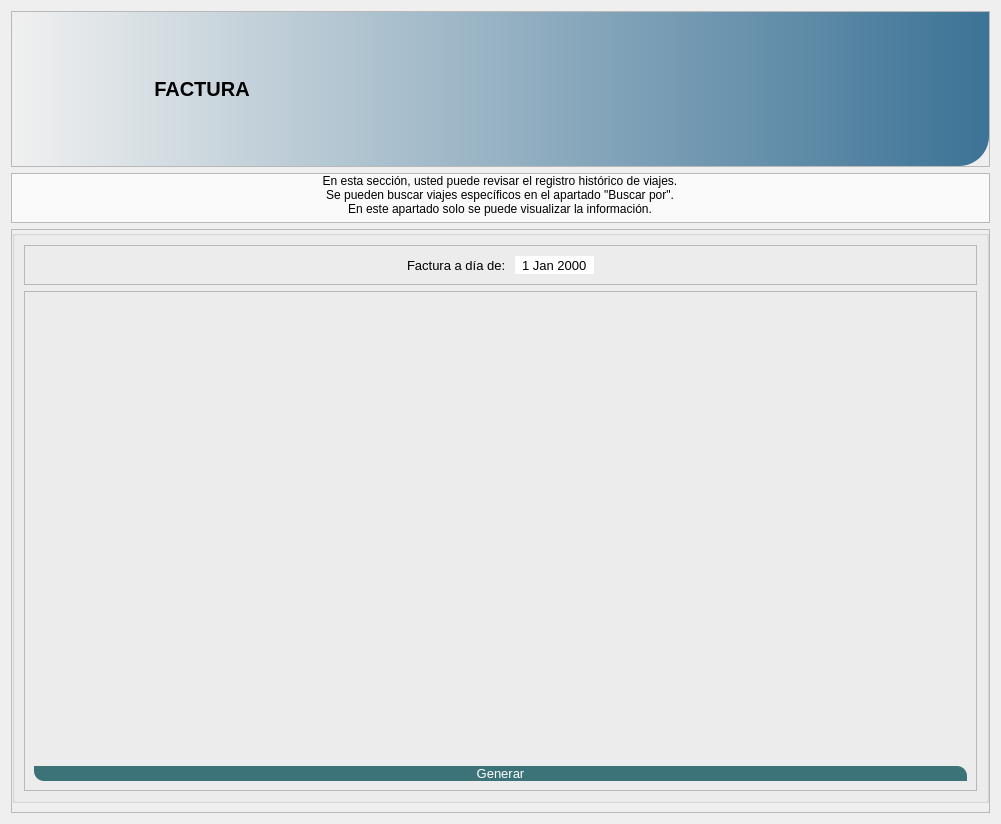
                <widget class="QWidget" name="pg_factura_2">
                 <layout class="QVBoxLayout" name="verticalLayout_56">
                  <item>
                   <widget class="QFrame" name="frame_77">
                    <property name="minimumSize">
                     <size>
                      <width>0</width>
                      <height>156</height>
                     </size>
                    </property>
                    <property name="maximumSize">
                     <size>
                      <width>16777215</width>
                      <height>156</height>
                     </size>
                    </property>
                    <property name="frameShape">
                     <enum>QFrame::StyledPanel</enum>
                    </property>
                    <property name="frameShadow">
                     <enum>QFrame::Raised</enum>
                    </property>
                    <layout class="QVBoxLayout" name="verticalLayout_57">
                     <property name="spacing">
                      <number>0</number>
                     </property>
                     <property name="leftMargin">
                      <number>0</number>
                     </property>
                     <property name="topMargin">
                      <number>0</number>
                     </property>
                     <property name="rightMargin">
                      <number>0</number>
                     </property>
                     <property name="bottomMargin">
                      <number>0</number>
                     </property>
                     <item>
                      <widget class="QGroupBox" name="groupBox_49">
                       <property name="maximumSize">
                        <size>
                         <width>16777215</width>
                         <height>156</height>
                        </size>
                       </property>
                       <property name="font">
                        <font>
                         <family>Arial</family>
                         <pointsize>12</pointsize>
                         <weight>75</weight>
                         <bold>true</bold>
                        </font>
                       </property>
                       <property name="styleSheet">
                        <string notr="true">background-color: qlineargradient(spread:pad, x1:0, y1:0, x2:1, y2:0, stop:0 rgba(240, 240, 240, 255), stop:1 rgba(60, 115, 150, 255));
border-top-left-radius:30px;
 border-bottom-right-radius:30px;
</string>
                       </property>
                       <property name="title">
                        <string/>
                       </property>
                       <layout class="QHBoxLayout" name="horizontalLayout_41">
                        <item>
                         <widget class="QLabel" name="label_122">
                          <property name="minimumSize">
                           <size>
                            <width>100</width>
                            <height>100</height>
                           </size>
                          </property>
                          <property name="maximumSize">
                           <size>
                            <width>100</width>
                            <height>100</height>
                           </size>
                          </property>
                          <property name="styleSheet">
                           <string notr="true">background-color: rgba(0, 0, 0, 0);</string>
                          </property>
                          <property name="text">
                           <string/>
                          </property>
                          <property name="pixmap">
                           <pixmap>images/7385193.png</pixmap>
                          </property>
                          <property name="scaledContents">
                           <bool>true</bool>
                          </property>
                         </widget>
                        </item>
                        <item>
                         <widget class="QLabel" name="label_123">
                          <property name="minimumSize">
                           <size>
                            <width>150</width>
                            <height>0</height>
                           </size>
                          </property>
                          <property name="maximumSize">
                           <size>
                            <width>81</width>
                            <height>31</height>
                           </size>
                          </property>
                          <property name="font">
                           <font>
                            <pointsize>15</pointsize>
                            <weight>75</weight>
                            <bold>true</bold>
                           </font>
                          </property>
                          <property name="autoFillBackground">
                           <bool>false</bool>
                          </property>
                          <property name="styleSheet">
                           <string notr="true">background-color: rgba(0, 0, 0, 0);
color: rgb(0, 0, 0);</string>
                          </property>
                          <property name="text">
                           <string>FACTURA</string>
                          </property>
                          <property name="alignment">
                           <set>Qt::AlignCenter</set>
                          </property>
                         </widget>
                        </item>
                        <item>
                         <spacer name="horizontalSpacer_55">
                          <property name="orientation">
                           <enum>Qt::Horizontal</enum>
                          </property>
                          <property name="sizeHint" stdset="0">
                           <size>
                            <width>607</width>
                            <height>20</height>
                           </size>
                          </property>
                         </spacer>
                        </item>
                        <item>
                         <widget class="QLabel" name="label_124">
                          <property name="sizePolicy">
                           <sizepolicy hsizetype="Expanding" vsizetype="Expanding">
                            <horstretch>0</horstretch>
                            <verstretch>0</verstretch>
                           </sizepolicy>
                          </property>
                          <property name="minimumSize">
                           <size>
                            <width>90</width>
                            <height>90</height>
                           </size>
                          </property>
                          <property name="maximumSize">
                           <size>
                            <width>90</width>
                            <height>90</height>
                           </size>
                          </property>
                          <property name="styleSheet">
                           <string notr="true">background-color: rgba(0, 0, 0,0);</string>
                          </property>
                          <property name="text">
                           <string/>
                          </property>
                          <property name="pixmap">
                           <pixmap>images/3997635.png</pixmap>
                          </property>
                          <property name="scaledContents">
                           <bool>true</bool>
                          </property>
                          <property name="alignment">
                           <set>Qt::AlignCenter</set>
                          </property>
                         </widget>
                        </item>
                       </layout>
                      </widget>
                     </item>
                    </layout>
                   </widget>
                  </item>
                  <item>
                   <widget class="QFrame" name="frame_78">
                    <property name="maximumSize">
                     <size>
                      <width>16777215</width>
                      <height>90</height>
                     </size>
                    </property>
                    <property name="frameShape">
                     <enum>QFrame::StyledPanel</enum>
                    </property>
                    <property name="frameShadow">
                     <enum>QFrame::Raised</enum>
                    </property>
                    <layout class="QGridLayout" name="gridLayout_57">
                     <property name="leftMargin">
                      <number>0</number>
                     </property>
                     <property name="topMargin">
                      <number>0</number>
                     </property>
                     <property name="rightMargin">
                      <number>0</number>
                     </property>
                     <property name="bottomMargin">
                      <number>0</number>
                     </property>
                     <property name="spacing">
                      <number>0</number>
                     </property>
                     <item row="0" column="0">
                      <widget class="QGroupBox" name="groupBox_50">
                       <property name="minimumSize">
                        <size>
                         <width>0</width>
                         <height>0</height>
                        </size>
                       </property>
                       <property name="maximumSize">
                        <size>
                         <width>16777215</width>
                         <height>90</height>
                        </size>
                       </property>
                       <property name="font">
                        <font>
                         <pointsize>10</pointsize>
                        </font>
                       </property>
                       <property name="styleSheet">
                        <string notr="true">background-color: rgb(250, 250, 250);
border:none;</string>
                       </property>
                       <property name="title">
                        <string/>
                       </property>
                       <layout class="QHBoxLayout" name="horizontalLayout_42" stretch="0">
                        <property name="spacing">
                         <number>0</number>
                        </property>
                        <property name="leftMargin">
                         <number>0</number>
                        </property>
                        <property name="topMargin">
                         <number>0</number>
                        </property>
                        <property name="rightMargin">
                         <number>0</number>
                        </property>
                        <property name="bottomMargin">
                         <number>6</number>
                        </property>
                        <item>
                         <widget class="QLabel" name="label_125">
                          <property name="minimumSize">
                           <size>
                            <width>0</width>
                            <height>0</height>
                           </size>
                          </property>
                          <property name="maximumSize">
                           <size>
                            <width>900</width>
                            <height>90</height>
                           </size>
                          </property>
                          <property name="styleSheet">
                           <string notr="true">border-bottom-left-radius:50px;
 border-top-right-radius:50px;
</string>
                          </property>
                          <property name="text">
                           <string>&lt;html&gt;&lt;head/&gt;&lt;body&gt;&lt;p align=&quot;center&quot;&gt;En esta sección, usted puede revisar el registro histórico de viajes.&lt;br/&gt;Se pueden buscar viajes específicos en el apartado &amp;quot;Buscar por&amp;quot;.&lt;br/&gt;En este apartado solo se puede visualizar la información.&lt;/p&gt;&lt;/body&gt;&lt;/html&gt;</string>
                          </property>
                         </widget>
                        </item>
                       </layout>
                      </widget>
                     </item>
                    </layout>
                   </widget>
                  </item>
                  <item>
                   <widget class="QFrame" name="frame_79">
                    <property name="frameShape">
                     <enum>QFrame::StyledPanel</enum>
                    </property>
                    <property name="frameShadow">
                     <enum>QFrame::Raised</enum>
                    </property>
                    <layout class="QGridLayout" name="gridLayout_58">
                     <property name="leftMargin">
                      <number>0</number>
                     </property>
                     <property name="topMargin">
                      <number>0</number>
                     </property>
                     <property name="rightMargin">
                      <number>0</number>
                     </property>
                     <property name="horizontalSpacing">
                      <number>0</number>
                     </property>
                     <item row="0" column="0">
                      <widget class="QGroupBox" name="groupBox_51">
                       <property name="font">
                        <font>
                         <pointsize>10</pointsize>
                        </font>
                       </property>
                       <property name="title">
                        <string/>
                       </property>
                       <layout class="QVBoxLayout" name="verticalLayout_58">
                        <item>
                         <widget class="QFrame" name="frame_80">
                          <property name="maximumSize">
                           <size>
                            <width>16777215</width>
                            <height>43</height>
                           </size>
                          </property>
                          <property name="frameShape">
                           <enum>QFrame::StyledPanel</enum>
                          </property>
                          <property name="frameShadow">
                           <enum>QFrame::Raised</enum>
                          </property>
                          <layout class="QHBoxLayout" name="horizontalLayout_43">
                           <item>
                            <spacer name="horizontalSpacer_56">
                             <property name="orientation">
                              <enum>Qt::Horizontal</enum>
                             </property>
                             <property name="sizeHint" stdset="0">
                              <size>
                               <width>293</width>
                               <height>20</height>
                              </size>
                             </property>
                            </spacer>
                           </item>
                           <item>
                            <widget class="QLabel" name="label_126">
                             <property name="font">
                              <font>
                               <pointsize>10</pointsize>
                              </font>
                             </property>
                             <property name="text">
                              <string>Factura a día de: </string>
                             </property>
                            </widget>
                           </item>
                           <item>
                            <widget class="QDateEdit" name="dateEdit_3">
                             <property name="font">
                              <font>
                               <pointsize>10</pointsize>
                              </font>
                             </property>
                             <property name="wrapping">
                              <bool>false</bool>
                             </property>
                             <property name="frame">
                              <bool>false</bool>
                             </property>
                             <property name="alignment">
                              <set>Qt::AlignCenter</set>
                             </property>
                             <property name="readOnly">
                              <bool>true</bool>
                             </property>
                             <property name="buttonSymbols">
                              <enum>QAbstractSpinBox::NoButtons</enum>
                             </property>
                            </widget>
                           </item>
                           <item>
                            <spacer name="horizontalSpacer_57">
                             <property name="orientation">
                              <enum>Qt::Horizontal</enum>
                             </property>
                             <property name="sizeHint" stdset="0">
                              <size>
                               <width>293</width>
                               <height>20</height>
                              </size>
                             </property>
                            </spacer>
                           </item>
                          </layout>
                         </widget>
                        </item>
                        <item>
                         <widget class="QFrame" name="frame_81">
                          <property name="frameShape">
                           <enum>QFrame::StyledPanel</enum>
                          </property>
                          <property name="frameShadow">
                           <enum>QFrame::Raised</enum>
                          </property>
                          <layout class="QVBoxLayout" name="verticalLayout_59">
                           <item>
                            <spacer name="verticalSpacer_36">
                             <property name="orientation">
                              <enum>Qt::Vertical</enum>
                             </property>
                             <property name="sizeHint" stdset="0">
                              <size>
                               <width>20</width>
                               <height>465</height>
                              </size>
                             </property>
                            </spacer>
                           </item>
                           <item>
                            <widget class="QPushButton" name="btn_generar_factura_2">
                             <property name="styleSheet">
                              <string notr="true">QPushButton{
	border-top-right-radius:10px;
	border-bottom-left-radius:10px;
	background-color: rgb(60, 115, 120);
	
	color: rgb(255, 255, 255);
}
QPushButton:hover{
	background-color: rgb(0, 85, 120);
}</string>
                             </property>
                             <property name="text">
                              <string>Generar</string>
                             </property>
                            </widget>
                           </item>
                          </layout>
                         </widget>
                        </item>
                       </layout>
                      </widget>
                     </item>
                    </layout>
                   </widget>
                  </item>
                 </layout>
                </widget>
